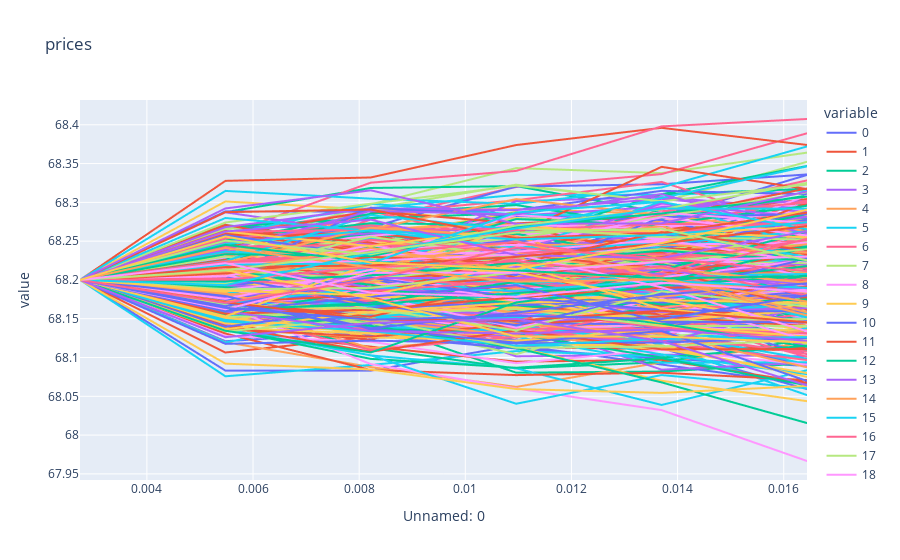

This figure's notebook cell:
### Markdown cell above
# Long Future

### Code cell
num_shares = 100.
market_value = 68.2
finx.clear_cache()
long_future = finx._dispatch(
    'calculate_VaR', 
    security_id='COX1 Comdty',
    as_of_date='20210630',
    principal_amount=num_shares, 
    market_value=market_value,
    horizon_params=dict(days=6))
print(f'VaR = {long_future}')
dataframes = [finx._download_file(dict(filename=filename, bucket_name='cms-portfolio-uploads')) for filename in long_future['filenames']]
[df.set_index('Unnamed: 0').plot(title=long_future["filenames"][i].split("_")[-1].replace(".csv", "")).show() for i, df in enumerate(dataframes[:1])]
